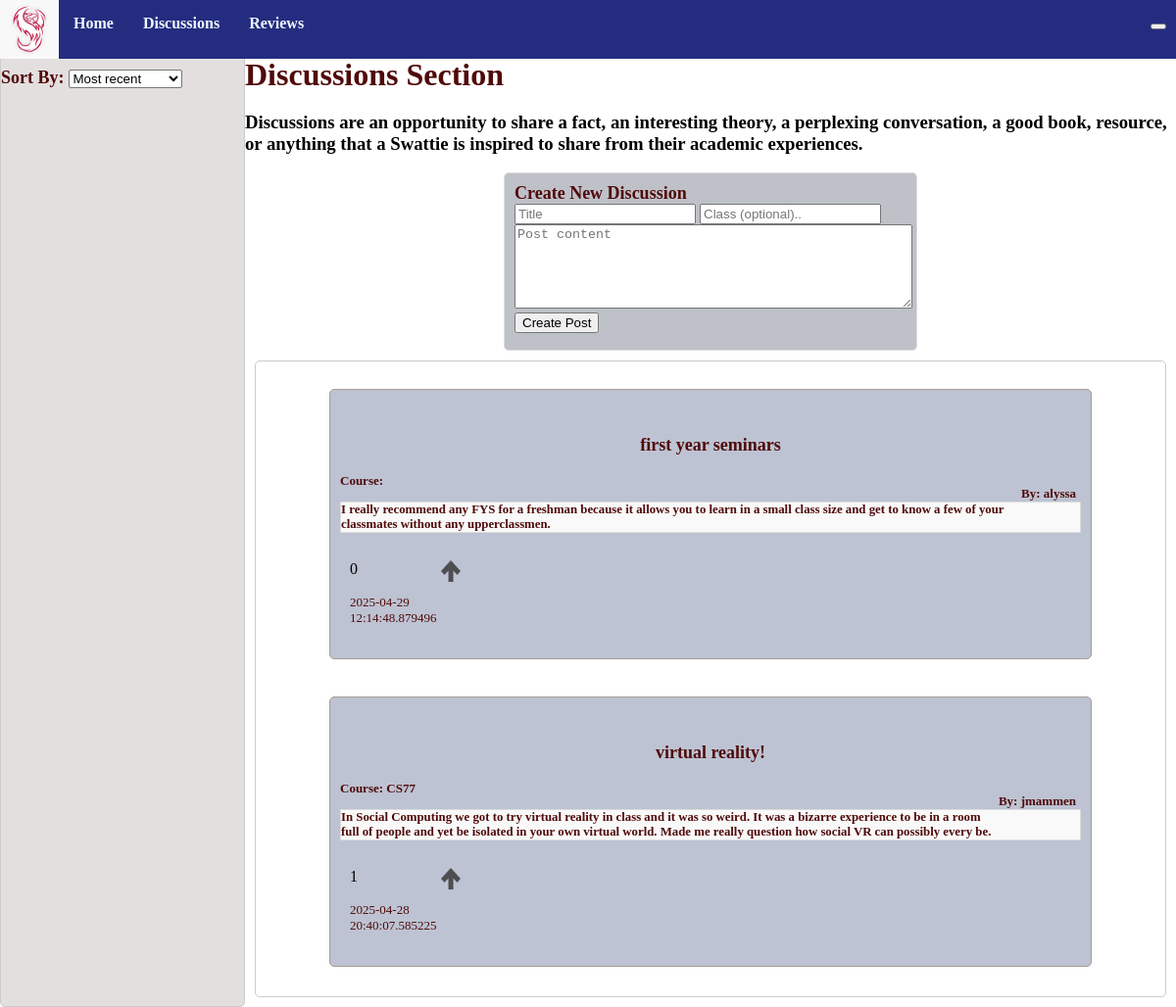
Before: /discussions with the older database file.
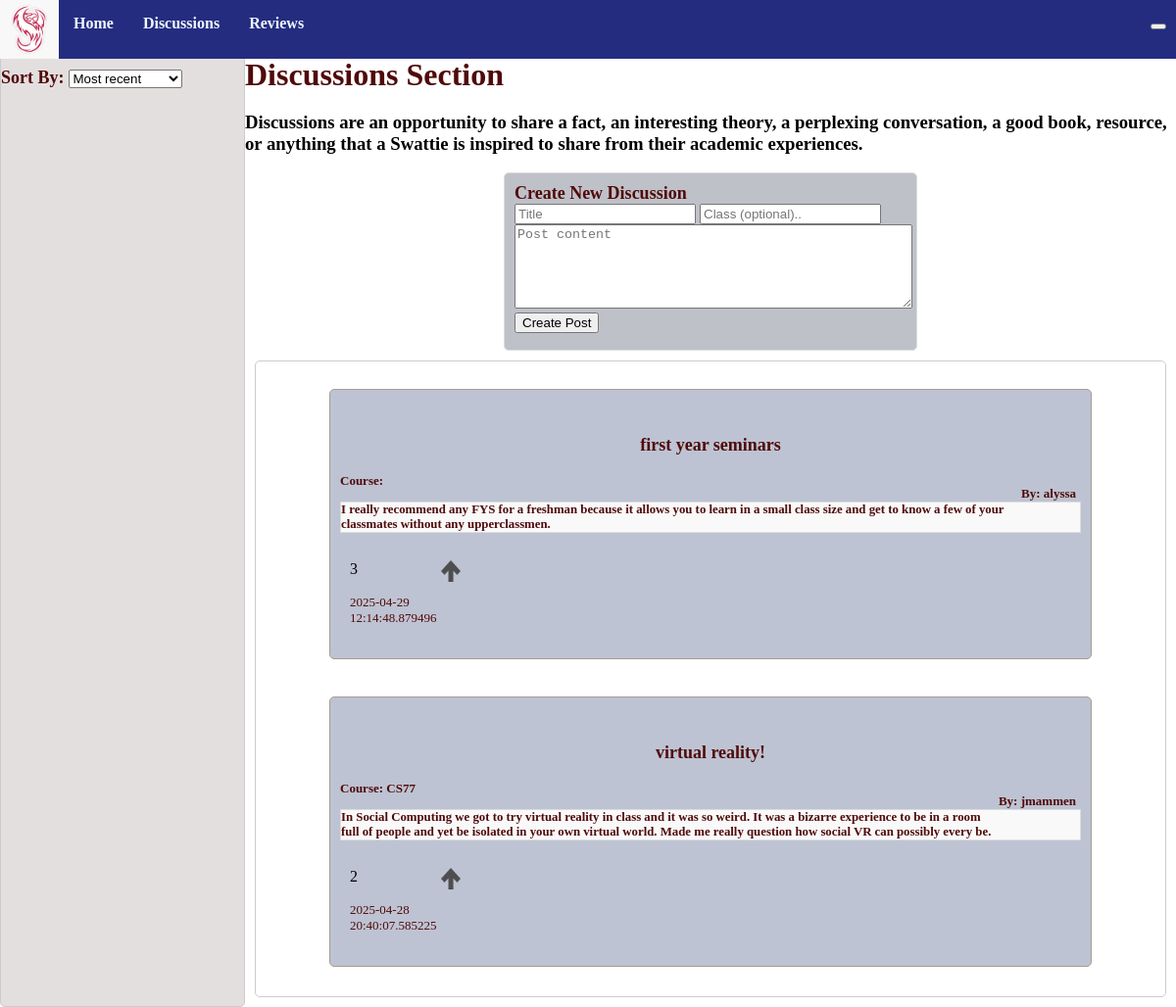
After: the same page with the newer database file.
### models.py (models this page shows, shortened)
class Discussion(db.Model):
    id = db.Column(db.Integer, primary_key=True)
    title = db.Column(db.String(255), nullable=False)
    content = db.Column(db.Text, nullable=False)
    created_at = db.Column(db.DateTime, default=db.func.current_timestamp())
    course = db.Column(db.Text)
    author = db.Column(db.Text, nullable=False)
    comments = db.relationship('Comment', backref='discussion', cascade="all, delete-orphan", lazy=True)
    up_votes = db.Column(db.Integer, default = 0)

### app.py (the view)
@app.route('/discussions', methods=['GET', 'POST'])
def discussions():
    discussions=Discussion.query.order_by(Discussion.created_at.desc()).all() #puts the discussions in the most recent to least recent order
    discussions_data=[]
    for discussion in discussions:
        discussions_data.append({
            'id': discussion.id,
            'title': discussion.title,
            'author': discussion.author,
            'created_at': discussion.created_at,
            'content': discussion.content,
            'course': discussion.course,
            'up_votes': discussion.up_votes,
        })
    return render_template('discussions.html', discussions=discussions_data)

### templates/discussions.html (shortened to what this page needs)
{% extends "base.html" %}
{%block head%}
{{ super() }}
<link rel="stylesheet" href="{{ url_for('static', filename='styles/base.css') }}">
{% endblock %}
{%block content %}
<div class="container">
    <div class="sidebar">
        <br>
        <p1 style="text-align:center;">Sort By:</p1>
        <div class="dropdown">
            <select name="order_by" id="order_by" onchange="filterby(this)">
                <option value="">Most recent</option>
            </select>
        </div>
    </div>
    <div class="space">
        <br>
        <p2>Discussions Section</p2>
        <h3>Discussions are an opportunity to share a fact, an interesting theory, a perplexing conversation, a good book, resource, or anything that a Swattie is inspired to share from their academic experiences. </h3>
        <div class="add_post">
            <p1>Create New Discussion</p1>
            <form id="form">
                <input type="text" id="title" placeholder="Title" required maxlength="50">
                <input type="text" id="course" placeholder="Class (optional).." required maxlength="50">
                <textarea id="new_content" placeholder="Post content" required></textarea>
                <button id="submitDiscussion">Create Post</button>
            </form>
        </div>
        <div class="list-group">
            {% for discussion in discussions %}
            <a href="{{ url_for('dis_posts', discussion_id=discussion.id) }}" class="list-group-item">
                <div class="whereithappens">
                    <div id="header">
                        <p id="title">{{discussion.title}}</p>
                        <p id="author">By: {{discussion.author}}</p>
                        <p id="course">Course: {{discussion.course}}</p>
                    </div>
                    <p id="content">{{discussion.content}}</p>
            </a>
            <div id="information" class="info list-group-item">
                <div id="{{discussion.id}}number">{{discussion.up_votes}}</div>
                <img width="20" height="20" id="{{discussion.id}}" onclick="upvote(this)" src="{{url_for('static',
                                    filename='/images/upvote.png')}}" class="upvote" /><img />
                <p id="disc_created_at">{{discussion.created_at}}</p>
            </div>
        </div>
        {% endfor %}
    </div>
{%endblock%}

### templates/base.html (shortened to what this page needs)
<!DOCTYPE html>
<html lang="en">
{%block head%}
<head>
    <link rel="stylesheet" href="{{ url_for('static', filename='styles/base.css') }}">
</head>
{%endblock%}
<body>
    <nav class="navbar">
        <div class="nav div">
            <div class="logo">
                <img src="{{ url_for('static', filename='phoenix.jpg') }}">
            </div>
            <ul id="navigation">
                <li>
                    <a href="{{ url_for('home') }}">Home</a>
                </li>
                <li>
                    <a href="{{ url_for('discussions') }}">Discussions</a>
                </li>
                <li>
                    <a href="{{ url_for('reviews') }}">Reviews</a>
                </li>
                <li class="settings">
                    <div class="dropdown">
                        <button class="dropdownbtn">{{session.username}}</button>
                    </div>
                </li>
            </ul>
        </div>
    </nav>
    {%block content%}
    {%endblock%}
</body>
</html>

### static/styles/base.css (style rules this page uses)
body { margin: 0; padding: 0; }
p { font-size: 0.8em; }
.navbar { font-family:montserrat; font-weight: bold; background-color: rgb(162, 113, 111); position: fixed; top: 0px; width: 100%; height: 60px; }
.navbar ul { list-style-type: none; background-color: rgb(36, 44, 128); padding: 0px; margin: 0px; height: 60px; }
.navbar a { color: aliceblue; text-decoration: none; padding: 15px; display: block; text-align: center; height: 60px; }
.navbar li { float: left; }
.logo { float: left; }
.logo img { height: 60px; width: 60px; }
.navbar ul .settings { float: right; padding-right: 10px; padding-top: 15px; font-size: small; }
p1 { color: rgb(80, 10, 10); font-weight: bold; font-size: large; }
p2 { color: rgb(80, 10, 10); font-weight: bold; font-size: xx-large; text-align: center; }
a { color: rgb(80, 10, 10); font-weight: bold; font-size: medium; text-decoration: none; }
.container { font-family:montserrat; display: grid; grid-template-columns: 250px 1fr; height: 100vh; }
.sidebar { background: #e4dfdf; border: 1px solid #ccc; border-radius: 5px; padding-top: 50px; }
.space { padding-top: 40px; }
.add_post { height: 20vh; width: 50vh; background-color: #bfc1c8; margin: auto; padding: 10px; border: 1px solid #ddd; border-radius: 5px; }
.list-group { background-color: #ffffff; border: 1px solid #ccc; padding: 10px; padding-left: 75px; padding-right: 75px; margin: 10px; border-radius: 5px; }
.list-group-item { padding: 10px; margin: 10px; }
.whereithappens { padding: 10px; background-color: #bdc3d2; border: 1px solid #a89c94; margin-bottom: 20px; border-radius: 5px; font-family:montserrat; }
#content { border: 1px solid #ddd; margin: auto; background-color: #f9f9f9; }
#new_content { width: 50vh; height:10vh; }
#header #title { color: rgb(80, 10, 10); font-weight: bolder; font-size: large; text-align: center; }
#header #author { color: rgb(80, 10, 10); font-weight: bold; font-size: small; margin-right: 5px; position: relative; float: right; }
#header #course { color: rgb(80, 10, 10); font-size: small; }
#information { display: grid; grid-template-columns: repeat(3, auto); padding: 5px; margin: 5px; }
#information p { font-size: small; }
#information #disc_created_at { color: rgb(80, 10, 10); float: right; margin-right: 5px; }
.dropdown { position: relative; display: inline-block; }
.upvote { width: 20px; height: 22px; z-index: 50; }
.info { width: 100px; }

Changed rows visible on the page:
changed Discussion "first year seminars": up_votes "0" → "3"
changed Discussion "virtual reality!": up_votes "1" → "2"
